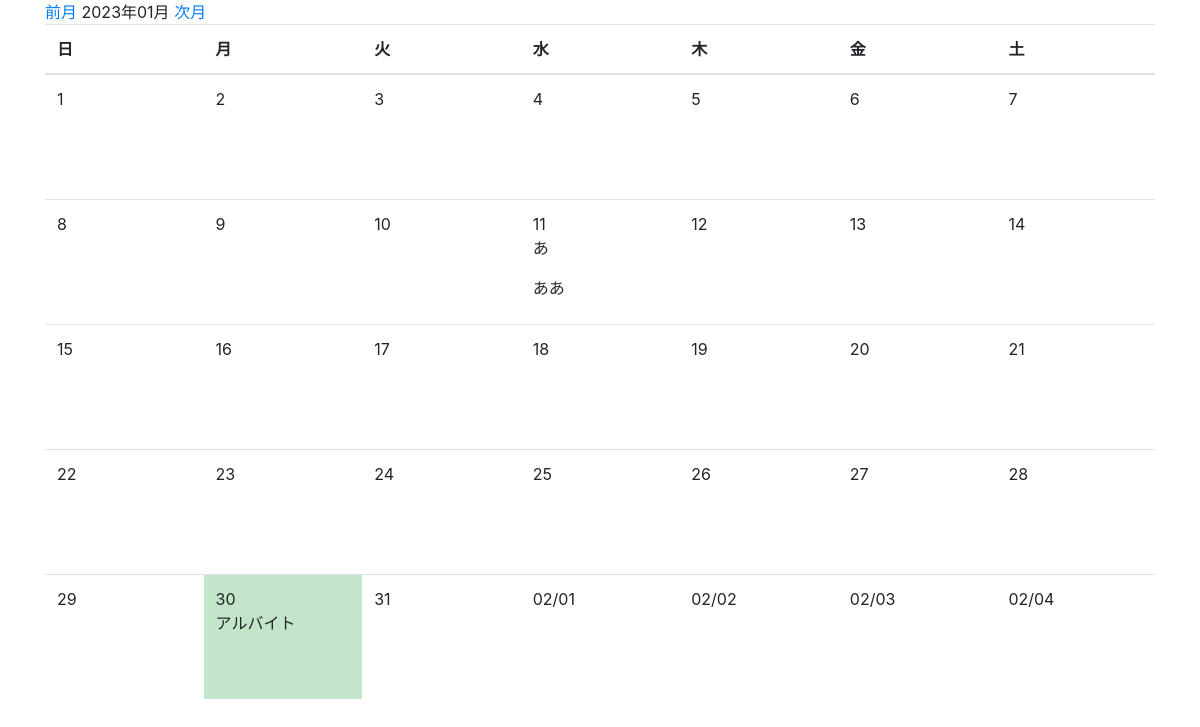
The page /month_with_schedule/ (signed in) on the database its author committed.
### todo/models.py (models this page shows, shortened)
class Schedule(models.Model):
    summary = models.CharField('概要', max_length=50)
    description = models.TextField('詳細な説明', blank=True)
    start_time = models.TimeField('開始時間', default=datetime.time(7, 0, 0))
    end_time = models.TimeField('終了時間', default=datetime.time(7, 0, 0))
    date = models.DateField('日付')
    created_at = models.DateTimeField('作成日', default=timezone.now)
    user = models.OneToOneField(get_user_model(),on_delete=models.CASCADE)

### todo/views.py (the view)
class MonthWithScheduleCalendar(LoginRequiredMixin, mixins.MonthWithScheduleMixin, generic.TemplateView):
    template_name = 'todo/month_with_schedule.html'
    model = Schedule
    date_field = 'date'
    def get_context_data(self, **kwargs):
        context = super().get_context_data(**kwargs)
        calendar_context = self.get_month_calendar()
        context.update(calendar_context)
        return context

### todo/mixins.py (called while the page is built)
    def setup_calendar(self):
        self._calendar = calendar.Calendar(self.first_weekday)

    def get_week_names(self):
        week_names = deque(self.week_names)
        week_names.rotate(-self.first_weekday)  # リスト内の要素を右に1つずつ移動...なんてときは、dequeを使うと中々面白いです
        return week_names

    def get_previous_month(self, date):
        if date.month == 1:
            return date.replace(year=date.year-1, month=12, day=1)
        else:
            return date.replace(month=date.month-1, day=1)

    def get_next_month(self, date):
        if date.month == 12:
            return date.replace(year=date.year+1, month=1, day=1)
        else:
            return date.replace(month=date.month+1, day=1)

    def get_month_days(self, date):
        return self._calendar.monthdatescalendar(date.year, date.month)

    def get_current_month(self):
        month = self.kwargs.get('month')
        year = self.kwargs.get('year')
        if month and year:
            month = datetime.date(year=int(year), month=int(month), day=1)
        else:
            month = datetime.date.today().replace(day=1)
        return month

    def get_month_calendar(self):
        self.setup_calendar()
        current_month = self.get_current_month()
        calendar_data = {
            'now': datetime.date.today(),
            'month_days': self.get_month_days(current_month),
            'month_current': current_month,
            'month_previous': self.get_previous_month(current_month),
            'month_next': self.get_next_month(current_month),
            'week_names': self.get_week_names(),
        }
        return calendar_data

    def get_month_schedules(self, start, end, days):
        lookup = {
            '{}__range'.format(self.date_field): (start, end)
        }
        queryset = self.model.objects.filter(**lookup)
        day_schedules = {day: [] for week in days for day in week}
        for schedule in queryset:
            schedule_date = getattr(schedule, self.date_field)
            day_schedules[schedule_date].append(schedule)
        size = len(day_schedules)
        return [{key: day_schedules[key] for key in itertools.islice(day_schedules, i, i+7)} for i in range(0, size, 7)]

### todo/templates/todo/month_with_schedule.html (shortened to what this page needs)
{% extends 'todo/base.html' %}
{% block content %}
    <a href="{% url 'month_with_schedule' month_previous.year month_previous.month %}">前月</a>
    {{ month_current | date:"Y年m月" }}
    <a href="{% url 'month_with_schedule' month_next.year month_next.month %}">次月</a>
    <table class="table">
        <thead>
        <tr>
            {% for w in week_names %}
                <th>{{ w }}</th>
            {% endfor %}
        </tr>
        </thead>
        <tbody>
        {% for week_day_schedles in month_day_schedules %}
            <tr>
                {% for day, schedules in week_day_schedles.items %}
                    {% if now == day %}
                        <td class="table-success">
                            {% else %}
                        <td>
                    {% endif %}
                <div>
                    {% if month_current.month != day.month %}
                        {{ day | date:"m/d" }}
                    {% else %}
                        {{ day.day }}
                    {% endif %}
                    {% for schedule in schedules %}
                        <p>{{ schedule.summary }}</p>
                    {% endfor %}
                </div>
                </td>
                {% endfor %}
            </tr>
        {% endfor %}
        </tbody>
    </table>
{% endblock %}

### todo/templates/todo/base.html (shortened to what this page needs)
{% load static %}
<!doctype html>
<html lang="ja">
<head>
    <link rel="stylesheet" href="{% static 'css/style2.css' %}">
    <link rel="stylesheet" href="https://stackpath.bootstrapcdn.com/bootstrap/4.2.1/css/bootstrap.min.css"
>
</head>
<body>
<div class="container" mt-3>
    {% block content %}{% endblock %}
</div>
</body>
</html>

### todo/templates/todo/month_with_schedule.html (style rules this page uses)
table { table-layout: fixed; }
td > div { height: 100px; overflow: hidden; }

### rows shown on the page
Schedule: day "11", summary "あ"
Schedule: summary "ああ"
Schedule: day "30", summary "アルバイト"

### other values the page prints
{{ month_current | date:"Y年m月" }} "2023年01月"
{{ w }} "日" "月" "火" "水" "木" "金" "土"
{{ day.day }} "1" "2" "3" "4" "5" "6" "7" "8" "9" "10" "12" "13" "14" "15" "16" "17" "18" "19" "20" "21" "22" "23" "24" "25" "26" "27" "28" "29" "31"
{{ day | date:"m/d" }} "02/01" "02/02" "02/03" "02/04"
